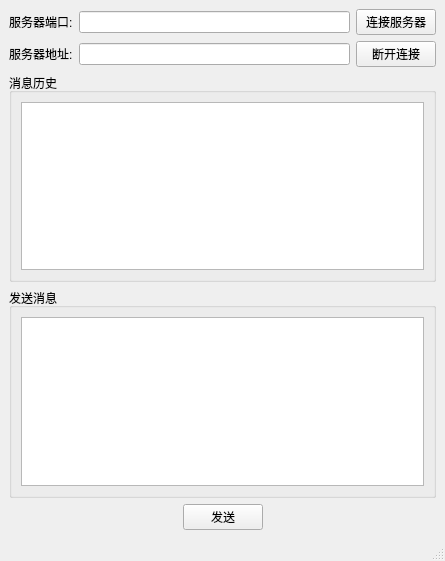
<?xml version="1.0" encoding="UTF-8"?>
<ui version="4.0">
 <class>MainWindow</class>
 <widget class="QMainWindow" name="MainWindow">
  <property name="geometry">
   <rect>
    <x>0</x>
    <y>0</y>
    <width>445</width>
    <height>561</height>
   </rect>
  </property>
  <property name="windowTitle">
   <string>MainWindow</string>
  </property>
  <widget class="QWidget" name="centralwidget">
   <layout class="QGridLayout" name="gridLayout">
    <item row="0" column="0">
     <widget class="QLabel" name="port_label">
      <property name="text">
       <string>服务器端口:</string>
      </property>
     </widget>
    </item>
    <item row="0" column="1">
     <widget class="QLineEdit" name="port">
      <property name="maximumSize">
       <size>
        <width>16777215</width>
        <height>16777215</height>
       </size>
      </property>
      <property name="maxLength">
       <number>32769</number>
      </property>
     </widget>
    </item>
    <item row="0" column="2">
     <widget class="QPushButton" name="connect">
      <property name="text">
       <string>连接服务器</string>
      </property>
     </widget>
    </item>
    <item row="1" column="0">
     <widget class="QLabel" name="ip_label">
      <property name="text">
       <string>服务器地址:</string>
      </property>
     </widget>
    </item>
    <item row="1" column="1">
     <widget class="QLineEdit" name="ip">
      <property name="maximumSize">
       <size>
        <width>16777215</width>
        <height>16777215</height>
       </size>
      </property>
      <property name="maxLength">
       <number>32769</number>
      </property>
     </widget>
    </item>
    <item row="1" column="2">
     <widget class="QPushButton" name="disConnect">
      <property name="text">
       <string>断开连接</string>
      </property>
     </widget>
    </item>
    <item row="2" column="0" colspan="3">
     <widget class="QGroupBox" name="historyBox">
      <property name="title">
       <string>消息历史</string>
      </property>
      <layout class="QVBoxLayout" name="verticalLayout">
       <item>
        <widget class="QTextEdit" name="histroy"/>
       </item>
      </layout>
     </widget>
    </item>
    <item row="3" column="0" colspan="3">
     <widget class="QGroupBox" name="sendBox">
      <property name="title">
       <string>发送消息</string>
      </property>
      <layout class="QVBoxLayout" name="verticalLayout_2">
       <item>
        <widget class="QTextEdit" name="sendBuf"/>
       </item>
      </layout>
     </widget>
    </item>
    <item row="4" column="0" colspan="3">
     <layout class="QHBoxLayout" name="horizontalLayout">
      <item>
       <spacer name="horizontalSpacer_3">
        <property name="orientation">
         <enum>Qt::Horizontal</enum>
        </property>
        <property name="sizeHint" stdset="0">
         <size>
          <width>40</width>
          <height>20</height>
         </size>
        </property>
       </spacer>
      </item>
      <item>
       <widget class="QPushButton" name="sndBtn">
        <property name="text">
         <string>发送</string>
        </property>
       </widget>
      </item>
      <item>
       <spacer name="horizontalSpacer_2">
        <property name="orientation">
         <enum>Qt::Horizontal</enum>
        </property>
        <property name="sizeHint" stdset="0">
         <size>
          <width>40</width>
          <height>20</height>
         </size>
        </property>
       </spacer>
      </item>
     </layout>
    </item>
   </layout>
  </widget>
  <widget class="QMenuBar" name="menubar">
   <property name="geometry">
    <rect>
     <x>0</x>
     <y>0</y>
     <width>445</width>
     <height>26</height>
    </rect>
   </property>
  </widget>
  <widget class="QStatusBar" name="statusbar">
   <property name="enabled">
    <bool>true</bool>
   </property>
  </widget>
 </widget>
 <resources/>
 <connections/>
</ui>
